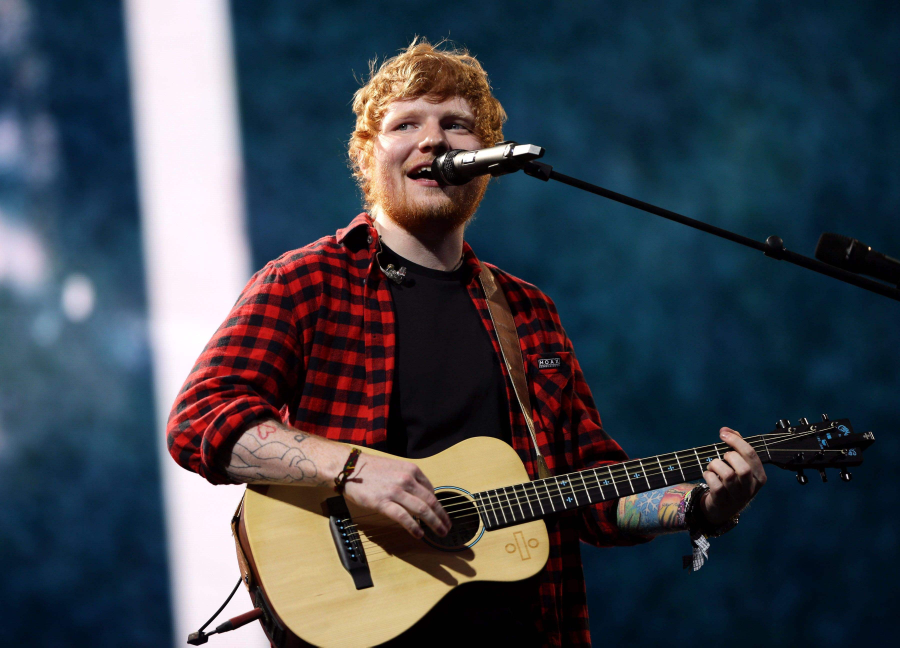
#> input picture cv-3/edshreean.jpeg, 3600 x 2589 px (shown at 1/4 size)
$ python 'Combine image.py'
#> lines starting #> are read from the running program, lines starting #| are printed output that depends on the picture
import cv2
import numpy as np
from matplotlib import pyplot as plt


image1 = cv2.imread('edshreean.jpeg', 0)
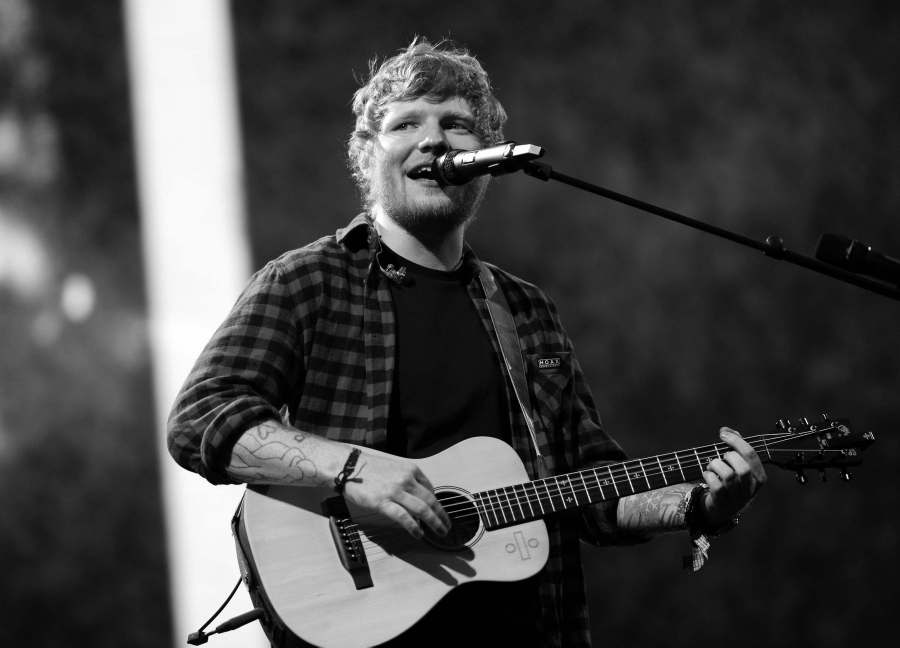
#> image1: shape (2589, 3600) (shown at 1/4 size); min 0, max 255, mean 66.9
image2 = cv2.imread('Justin.jpeg', 0)
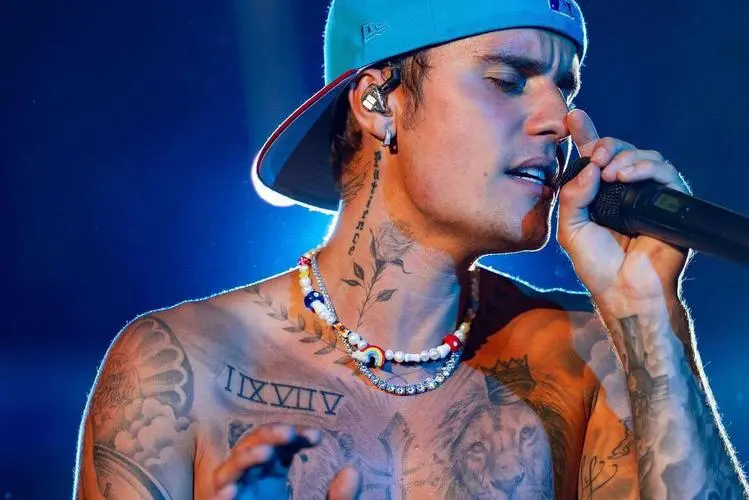
#> input picture cv-3/Justin.jpeg, 749 x 500 px
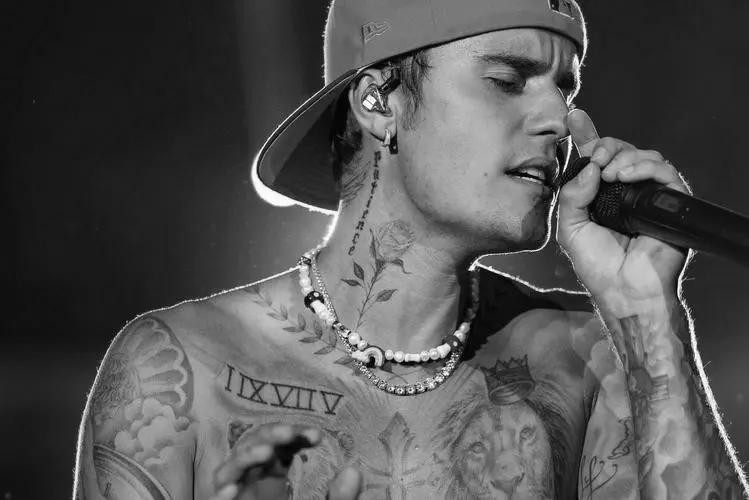
#> image2: shape (500, 749); min 0, max 255, mean 82.5
# 尺寸
min_rows = min(image1.shape[0], image2.shape[0])
#> min_rows = 500
min_cols = min(image1.shape[1], image2.shape[1])
#> min_cols = 749
image1 = cv2.resize(image1, (min_cols, min_rows))
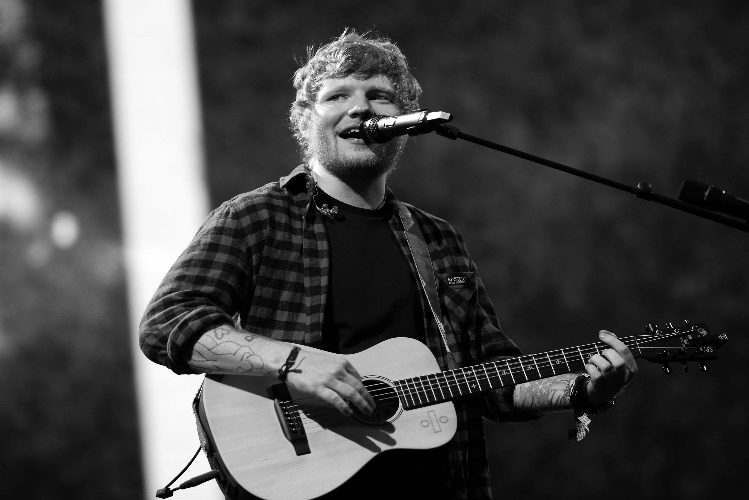
#> image1: shape (500, 749); min 0, max 255, mean 66.8
image2 = cv2.resize(image2, (min_cols, min_rows))

# 二维傅立叶变换
f_transform1 = np.fft.fft2(image1)
f_transform2 = np.fft.fft2(image2)

f_transform_shifted1 = np.fft.fftshift(f_transform1)
f_transform_shifted2 = np.fft.fftshift(f_transform2)

# 融合两幅图像的频谱
weight=0.5
f_transform_shifted_combined = weight * f_transform_shifted1 + (1 - weight) * f_transform_shifted2

#反变换
f_inverse_shifted_combined = np.fft.ifftshift(f_transform_shifted_combined)
image_combined = np.fft.ifft2(f_inverse_shifted_combined).real
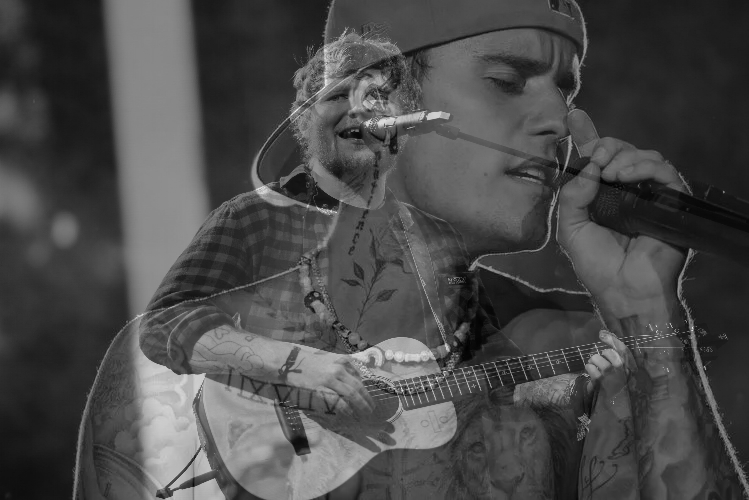
#> image_combined: shape (500, 749) float64; min 2, max 246, mean 74.7

plt.figure()
plt.subplot(1,3,1)
plt.imshow(image1, cmap='gray')
plt.title('ed')
plt.xticks([]), plt.yticks([])

plt.subplot(1,3,2)
plt.imshow(image2, cmap='gray')
(plt.title('justin'),
plt.xticks([]), plt.yticks([]))

plt.subplot(1,3,3)
plt.imshow(image_combined, cmap='gray')
plt.title("i don't care")
plt.xticks([]), plt.yticks([])

plt.show()
